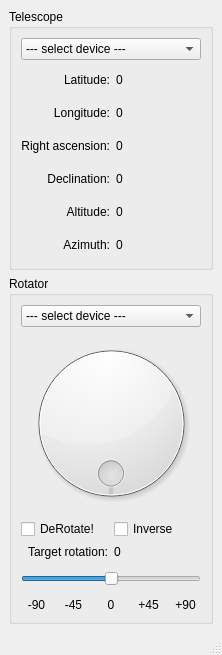
<?xml version="1.0" encoding="UTF-8"?>
<ui version="4.0">
 <class>MainWindow</class>
 <widget class="QMainWindow" name="MainWindow">
  <property name="windowModality">
   <enum>Qt::NonModal</enum>
  </property>
  <property name="geometry">
   <rect>
    <x>0</x>
    <y>0</y>
    <width>222</width>
    <height>655</height>
   </rect>
  </property>
  <property name="contextMenuPolicy">
   <enum>Qt::NoContextMenu</enum>
  </property>
  <property name="windowTitle">
   <string>DeRotator</string>
  </property>
  <property name="windowIcon">
   <iconset resource="data.qrc">
    <normaloff>:/data/icon.png</normaloff>:/data/icon.png</iconset>
  </property>
  <property name="windowOpacity">
   <double>1.000000000000000</double>
  </property>
  <property name="documentMode">
   <bool>false</bool>
  </property>
  <widget class="QWidget" name="centralwidget">
   <layout class="QVBoxLayout" name="verticalLayout">
    <item>
     <widget class="QGroupBox" name="groupBox">
      <property name="title">
       <string>Telescope</string>
      </property>
      <property name="checkable">
       <bool>false</bool>
      </property>
      <layout class="QGridLayout" name="gridLayout_2">
       <item row="0" column="0" colspan="2">
        <widget class="QComboBox" name="telescopeName">
         <item>
          <property name="text">
           <string>--- select device ---</string>
          </property>
         </item>
        </widget>
       </item>
       <item row="4" column="0">
        <widget class="QLabel" name="label_7">
         <property name="text">
          <string>Declination:</string>
         </property>
         <property name="alignment">
          <set>Qt::AlignRight|Qt::AlignTrailing|Qt::AlignVCenter</set>
         </property>
        </widget>
       </item>
       <item row="5" column="0">
        <widget class="QLabel" name="label_11">
         <property name="text">
          <string>Altitude:</string>
         </property>
         <property name="alignment">
          <set>Qt::AlignRight|Qt::AlignTrailing|Qt::AlignVCenter</set>
         </property>
        </widget>
       </item>
       <item row="1" column="0">
        <widget class="QLabel" name="label">
         <property name="text">
          <string>Latitude:</string>
         </property>
         <property name="alignment">
          <set>Qt::AlignRight|Qt::AlignTrailing|Qt::AlignVCenter</set>
         </property>
        </widget>
       </item>
       <item row="4" column="1">
        <widget class="QLabel" name="declination">
         <property name="text">
          <string>0</string>
         </property>
        </widget>
       </item>
       <item row="5" column="1">
        <widget class="QLabel" name="altitude">
         <property name="text">
          <string>0</string>
         </property>
        </widget>
       </item>
       <item row="1" column="1">
        <widget class="QLabel" name="latitude">
         <property name="text">
          <string>0</string>
         </property>
        </widget>
       </item>
       <item row="3" column="0">
        <widget class="QLabel" name="label_5">
         <property name="text">
          <string>Right ascension:</string>
         </property>
         <property name="alignment">
          <set>Qt::AlignRight|Qt::AlignTrailing|Qt::AlignVCenter</set>
         </property>
        </widget>
       </item>
       <item row="2" column="0">
        <widget class="QLabel" name="label_3">
         <property name="text">
          <string>Longitude:</string>
         </property>
         <property name="alignment">
          <set>Qt::AlignRight|Qt::AlignTrailing|Qt::AlignVCenter</set>
         </property>
        </widget>
       </item>
       <item row="2" column="1">
        <widget class="QLabel" name="longitude">
         <property name="text">
          <string>0</string>
         </property>
        </widget>
       </item>
       <item row="3" column="1">
        <widget class="QLabel" name="rightAscension">
         <property name="text">
          <string>0</string>
         </property>
        </widget>
       </item>
       <item row="6" column="0">
        <widget class="QLabel" name="label_12">
         <property name="text">
          <string>Azimuth:</string>
         </property>
         <property name="alignment">
          <set>Qt::AlignRight|Qt::AlignTrailing|Qt::AlignVCenter</set>
         </property>
        </widget>
       </item>
       <item row="6" column="1">
        <widget class="QLabel" name="azimuth">
         <property name="text">
          <string>0</string>
         </property>
        </widget>
       </item>
      </layout>
     </widget>
    </item>
    <item>
     <widget class="QGroupBox" name="groupBox_2">
      <property name="title">
       <string>Rotator</string>
      </property>
      <layout class="QGridLayout" name="gridLayout_3">
       <item row="0" column="0" colspan="2">
        <widget class="QComboBox" name="rotatorName">
         <item>
          <property name="text">
           <string>--- select device ---</string>
          </property>
         </item>
        </widget>
       </item>
       <item row="1" column="0" colspan="2">
        <widget class="RotatorDial" name="rotator">
         <property name="minimumSize">
          <size>
           <width>180</width>
           <height>180</height>
          </size>
         </property>
         <property name="minimum">
          <number>0</number>
         </property>
         <property name="maximum">
          <number>359</number>
         </property>
         <property name="singleStep">
          <number>2</number>
         </property>
         <property name="value">
          <number>0</number>
         </property>
         <property name="sliderPosition">
          <number>0</number>
         </property>
         <property name="tracking">
          <bool>true</bool>
         </property>
         <property name="wrapping">
          <bool>true</bool>
         </property>
         <property name="notchTarget">
          <double>0.000000000000000</double>
         </property>
         <property name="notchesVisible">
          <bool>false</bool>
         </property>
        </widget>
       </item>
       <item row="2" column="0">
        <widget class="QCheckBox" name="rotatorEnable">
         <property name="text">
          <string>DeRotate!</string>
         </property>
        </widget>
       </item>
       <item row="2" column="1">
        <widget class="QCheckBox" name="rotationInverse">
         <property name="text">
          <string>Inverse</string>
         </property>
        </widget>
       </item>
       <item row="3" column="0">
        <widget class="QLabel" name="label_8">
         <property name="text">
          <string>Target rotation:</string>
         </property>
         <property name="alignment">
          <set>Qt::AlignRight|Qt::AlignTrailing|Qt::AlignVCenter</set>
         </property>
        </widget>
       </item>
       <item row="3" column="1">
        <widget class="QLabel" name="rotation">
         <property name="text">
          <string>0</string>
         </property>
        </widget>
       </item>
       <item row="4" column="0" colspan="2">
        <layout class="QGridLayout" name="gridLayout">
         <item row="1" column="0">
          <widget class="QLabel" name="label_2">
           <property name="text">
            <string>-90</string>
           </property>
           <property name="alignment">
            <set>Qt::AlignCenter</set>
           </property>
          </widget>
         </item>
         <item row="1" column="4">
          <widget class="QLabel" name="label_4">
           <property name="text">
            <string>+90</string>
           </property>
           <property name="alignment">
            <set>Qt::AlignCenter</set>
           </property>
          </widget>
         </item>
         <item row="1" column="3">
          <widget class="QLabel" name="label_6">
           <property name="text">
            <string>+45</string>
           </property>
           <property name="alignment">
            <set>Qt::AlignCenter</set>
           </property>
          </widget>
         </item>
         <item row="0" column="0" colspan="5">
          <widget class="QSlider" name="rotationOffset">
           <property name="minimumSize">
            <size>
             <width>0</width>
             <height>27</height>
            </size>
           </property>
           <property name="maximum">
            <number>4</number>
           </property>
           <property name="value">
            <number>2</number>
           </property>
           <property name="tracking">
            <bool>true</bool>
           </property>
           <property name="orientation">
            <enum>Qt::Horizontal</enum>
           </property>
           <property name="invertedAppearance">
            <bool>false</bool>
           </property>
           <property name="invertedControls">
            <bool>false</bool>
           </property>
          </widget>
         </item>
         <item row="1" column="1">
          <widget class="QLabel" name="label_9">
           <property name="text">
            <string>-45</string>
           </property>
           <property name="alignment">
            <set>Qt::AlignCenter</set>
           </property>
          </widget>
         </item>
         <item row="1" column="2">
          <widget class="QLabel" name="label_10">
           <property name="text">
            <string>0</string>
           </property>
           <property name="alignment">
            <set>Qt::AlignCenter</set>
           </property>
          </widget>
         </item>
        </layout>
       </item>
      </layout>
     </widget>
    </item>
   </layout>
  </widget>
  <widget class="QMenuBar" name="menubar">
   <property name="geometry">
    <rect>
     <x>0</x>
     <y>0</y>
     <width>222</width>
     <height>23</height>
    </rect>
   </property>
  </widget>
  <widget class="QStatusBar" name="statusbar"/>
 </widget>
 <customwidgets>
  <customwidget>
   <class>RotatorDial</class>
   <extends>QDial</extends>
   <header>rotatordial.h</header>
  </customwidget>
 </customwidgets>
 <resources>
  <include location="data.qrc"/>
 </resources>
 <connections/>
</ui>
